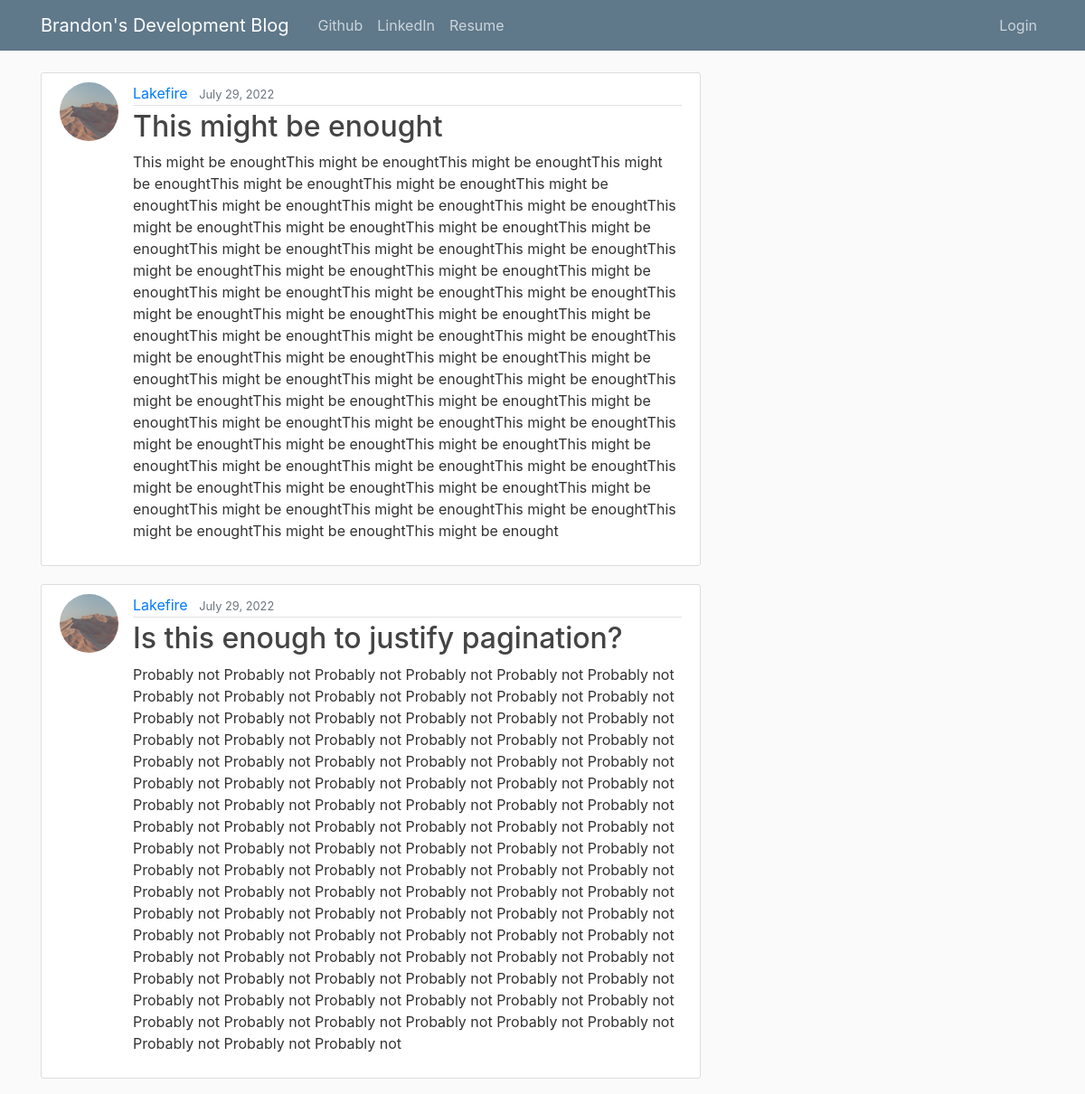
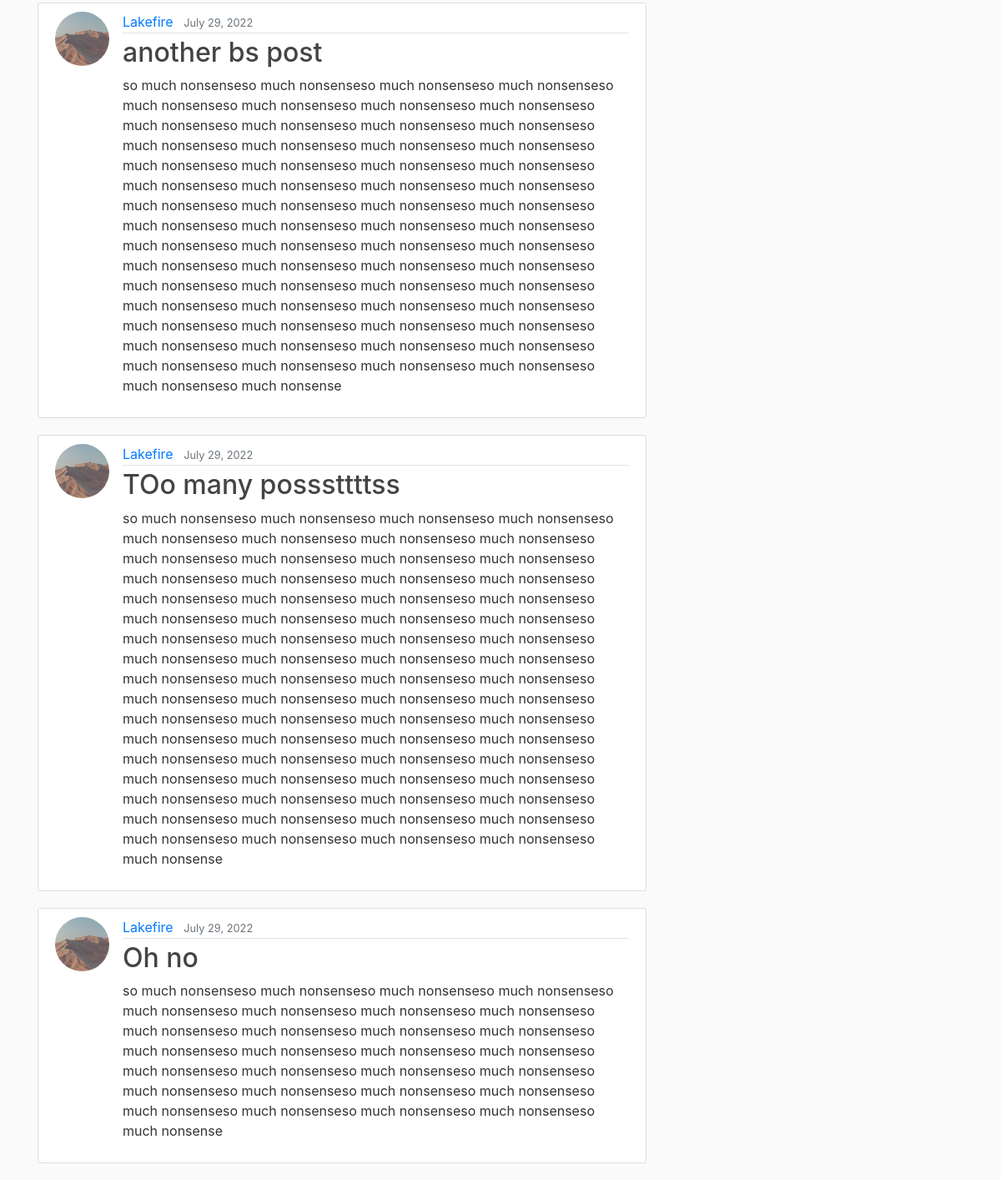
Before: / with the older database file (2 pictures, top to bottom).
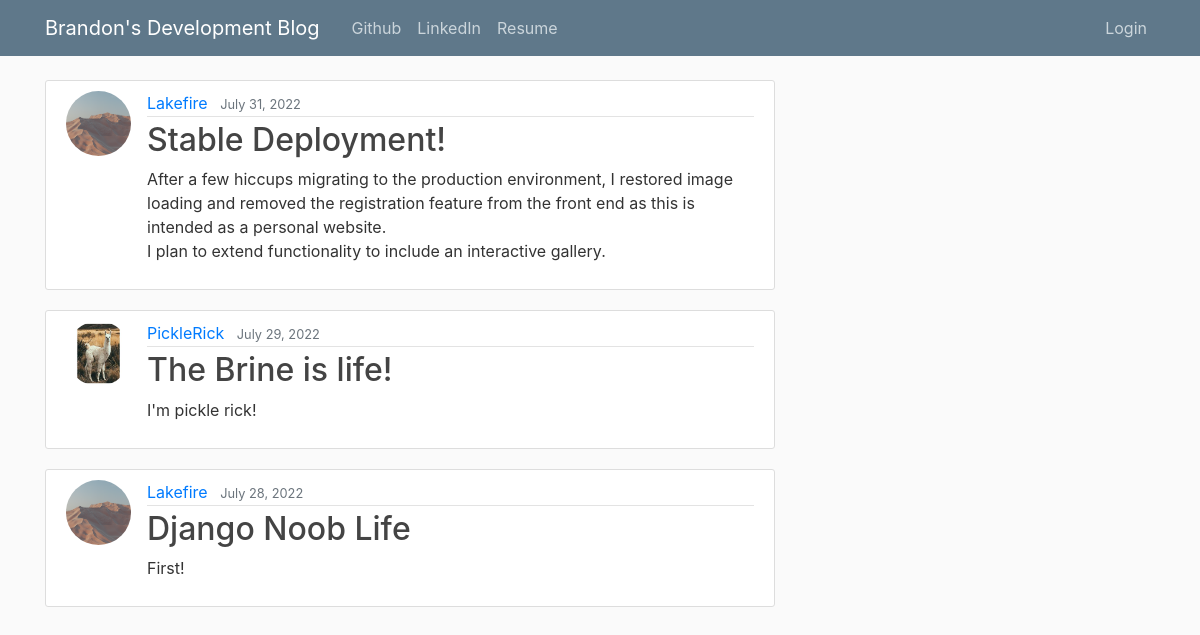
After: the same page with the newer database file.
### blog/models.py (models this page shows, shortened)
class Post(models.Model):
    title = models.CharField(max_length=100)
    content = models.TextField()
    date_posted = models.DateTimeField(
        default=timezone.now
    )  # Uses current time from timezone
    author = models.ForeignKey(User, on_delete=models.CASCADE)

### users/models.py (models this page shows, shortened)
class Profile(models.Model):
    user = models.OneToOneField(User, on_delete=models.CASCADE)
    image = models.ImageField(default="default.jpg", upload_to="profile_pics")

### blog/views.py (the view)
# urls.py: path("", PostListView.as_view(), name="blog-home"),
class PostListView(ListView):
    model = Post
    template_name = "blog/home.html"  # <app>/<model>_<viewtype>.html
    context_object_name = "posts"
    ordering = ["-date_posted"]
    paginate_by = 5

### blog/templates/blog/home.html
{% extends 'blog/base.html' %}
{% block content %}
    {% for post in posts %}
        <article class="media content-section">
            <img class="rounded-circle article-img" src="{{ post.author.profile.image.url }}">
            <div class="media-body">
                <div class="article-metadata">
                    <a class="mr-2" href="#">{{ post.author }}</a>
                    <small class="text-muted">{{ post.date_posted|date:"F d, Y" }}</small>
                </div>
                <h2><a class="article-title" href="{% url 'post-detail' post.id%}">{{ post.title }}</a></h2>
                <p class="article-content">{{ post.content }}</p>
            </div>
        </article>
    {% endfor %}
{% endblock content %}

### blog/templates/blog/base.html (shortened to what this page needs)
{% load static %}
<!DOCTYPE html>
<html>
<head>
    <link rel="stylesheet" href="https://cdn.jsdelivr.net/npm/bootstrap@4.0.0/dist/css/bootstrap.min.css">
    <link rel="stylesheet" type="text/css" href="{% static 'blog/main.css' %}">
</head>
<body>
    <header class="site-header">
        <nav class="navbar navbar-expand-md navbar-dark bg-steel fixed-top">
            <div class="container">
                <a class="navbar-brand mr-4" href="{% url 'blog-home' %}">Brandon's Development Blog</a>
                <div class="collapse navbar-collapse" id="navbarToggle">
                     <div class="navbar-nav mr-auto">
                        <a class="nav-item nav-link" href="https://github.com/Reflective">Github</a>
                        <a class="nav-item nav-link" href="https://linkedin.com/in/brandon-poll-817200198">LinkedIn</a>
                        <a class="nav-item nav-link" href="https://docs.google.com/document/d/1jrWLK5rgcDaEXeeXsjqFTEl8ETfbYpfAItC2cMv5YoM/edit?usp=sharing">Resume</a>
                     </div>
                <div class="navbar-nav">
                    {% if user.is_authenticated %}
                        <a class="nav-item nav-link" href="{% url 'post-create' %}">Create New Post</a>
                        <a class="nav-item nav-link" href="{% url 'profile' %}">Profile</a>
                        <a class="nav-item nav-link" href="{% url 'logout' %}">Logout</a>
                    {% else %}
                        <a class="nav-item nav-link" href="{% url 'login' %}">Login</a>
                    {% endif %}
                </div>
            </div>
        </div>
    </nav>
    </header>
    <main role="main" class="container">
        <div class="row">
        <div class="col-md-8">
            {% block content %}{% endblock %}
        </div>
          </div>
    </main>
    </body>
</html>

### blog/static/blog/main.css (style rules this page uses)
body { background: #fafafa; color: #333333; margin-top: 5rem; }
h1, h2, h3, h4, h5, h6 { color: #444444; }
.bg-steel { background-color: #5f788a; }
.site-header .navbar-nav .nav-link { color: #cbd5db; }
.content-section { background: #ffffff; padding: 10px 20px; border: 1px solid #dddddd; border-radius: 3px; margin-bottom: 20px; }
.article-title { color: #444444; }
.article-content { white-space: pre-line; }
.article-img { height: 65px; width: 65px; margin-right: 16px; }
.article-metadata { padding-bottom: 1px; margin-bottom: 4px; border-bottom: 1px solid #e3e3e3 }

Changed rows visible on the page:
removed Post: author.profile.image (picture), author "Lakefire", date_posted "July 29, 2022", title "This might be enought", content "This might be enoughtThis might be enoughtThis might be enoughtThis might be enoughtThis might be enoughtThis might be enoughtThis might be enoughtThis might be enoughtThis might be enoughtThis might be enoughtThis might be enoughtThis might be enoughtThis might be enoughtThis might be enoughtThis might be enoughtThis might be enoughtThis might be enoughtThis might be enoughtThis might be enoughtThis might be enoughtThis might be enoughtThis might be enoughtThis might be enoughtThis might be enoughtThis might be enoughtThis might be enoughtThis might be enoughtThis might be enoughtThis might be enoughtThis might be enoughtThis might be enoughtThis might be enoughtThis might be enoughtThis…"
removed Post: author.profile.image (picture), author "Lakefire", date_posted "July 29, 2022", title "Is this enough to justify pagination?", content "Probably not Probably not Probably not Probably not Probably not Probably not Probably not Probably not Probably not Probably not Probably not Probably not Probably not Probably not Probably not Probably not Probably not Probably not Probably not Probably not Probably not Probably not Probably not Probably not Probably not Probably not Probably not Probably not Probably not Probably not Probably not Probably not Probably not Probably not Probably not Probably not Probably not Probably not Probably not Probably not Probably not Probably not Probably not Probably not Probably not Probably not Probably not Probably not Probably not Probably not Probably not Probably not Probably not Probably…"
removed Post: author.profile.image (picture), author "Lakefire", date_posted "July 29, 2022", title "another bs post", content "so much nonsenseso much nonsenseso much nonsenseso much nonsenseso much nonsenseso much nonsenseso much nonsenseso much nonsenseso much nonsenseso much nonsenseso much nonsenseso much nonsenseso much nonsenseso much nonsenseso much nonsenseso much nonsenseso much nonsenseso much nonsenseso much nonsenseso much nonsenseso much nonsenseso much nonsenseso much nonsenseso much nonsenseso much nonsenseso much nonsenseso much nonsenseso much nonsenseso much nonsenseso much nonsenseso much nonsenseso much nonsenseso much nonsenseso much nonsenseso much nonsenseso much nonsenseso much nonsenseso much nonsenseso much nonsenseso much nonsenseso much nonsenseso much nonsenseso much nonsenseso much…"
removed Post: author.profile.image (picture), author "Lakefire", date_posted "July 29, 2022", title "TOo many posssttttss", content "so much nonsenseso much nonsenseso much nonsenseso much nonsenseso much nonsenseso much nonsenseso much nonsenseso much nonsenseso much nonsenseso much nonsenseso much nonsenseso much nonsenseso much nonsenseso much nonsenseso much nonsenseso much nonsenseso much nonsenseso much nonsenseso much nonsenseso much nonsenseso much nonsenseso much nonsenseso much nonsenseso much nonsenseso much nonsenseso much nonsenseso much nonsenseso much nonsenseso much nonsenseso much nonsenseso much nonsenseso much nonsenseso much nonsenseso much nonsenseso much nonsenseso much nonsenseso much nonsenseso much nonsenseso much nonsenseso much nonsenseso much nonsenseso much nonsenseso much nonsenseso much…"
removed Post: author.profile.image (picture), author "Lakefire", date_posted "July 29, 2022", title "Oh no", content "so much nonsenseso much nonsenseso much nonsenseso much nonsenseso much nonsenseso much nonsenseso much nonsenseso much nonsenseso much nonsenseso much nonsenseso much nonsenseso much nonsenseso much nonsenseso much nonsenseso much nonsenseso much nonsenseso much nonsenseso much nonsenseso much nonsenseso much nonsenseso much nonsenseso much nonsenseso much nonsenseso much nonsenseso much nonsenseso much nonsenseso much nonsenseso much nonsenseso much nonsense"
added Post: author.profile.image (picture), author "Lakefire", date_posted "July 31, 2022", title "Stable Deployment!", content "After a few hiccups migrating to the production environment, I restored image loading and removed the registration feature from the front end as this is intended as a personal website. I plan to extend functionality to include an interactive gallery."
now on this page (row unchanged): Post: author.profile.image (placeholder picture), author "PickleRick", date_posted "July 29, 2022", title "The Brine is life!", content "I'm pickle rick!"
now on this page (row unchanged): Post: author.profile.image (picture), author "Lakefire", date_posted "July 28, 2022", title "Django Noob Life", content "First!"
